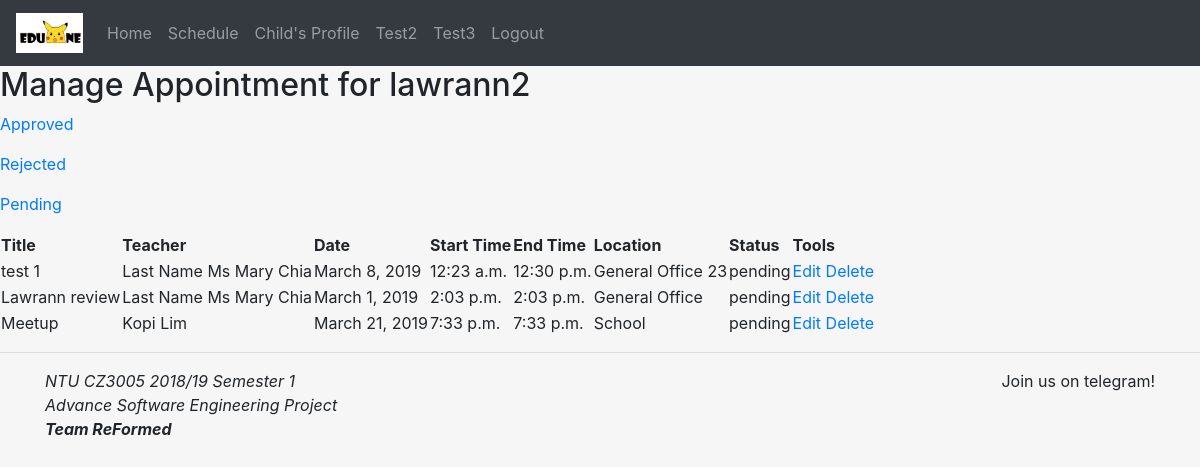
/schedule/appointment-manage/ (signed in), run on an earlier commit of the app's database.
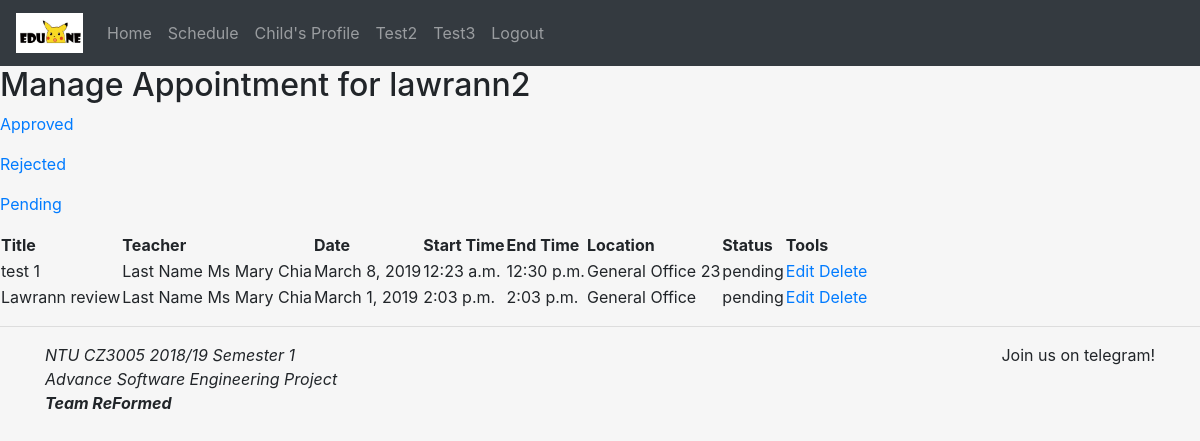
And on a later commit of the database.
### main/models.py (models this page shows, shortened)
class User(AbstractUser):
    is_staff = models.BooleanField('Staff status', default=False)
    is_parent = models.BooleanField('Parent status', default=False)

class Appointment(models.Model):
    eventPlanner = models.ForeignKey(
        'EventPlanner',
        on_delete=models.CASCADE,
    )
    parent = models.ForeignKey(
        'ParentProfile',
        on_delete=models.CASCADE,
    )
    apptTitle = models.CharField(max_length=30)
    apptDescription = models.CharField(max_length=200)
    apptDate = models.DateField()
    apptLocation = models.CharField(max_length=50)
    apptTimeFrom = models.TimeField()
    apptTimeTo = models.TimeField()
    apptStatus = models.CharField(max_length=8, choices=APPOINTMENT_STATUS, default = 'pending')
    apptRejectionReason = models.CharField(max_length=200, default = '-')

class StaffProfile(models.Model):
    user = models.OneToOneField(
        User,
        on_delete=models.CASCADE
    )
    form_class = models.ForeignKey(
        'Class',
        null=True,
        on_delete=models.SET_NULL,
    )
    firstname = models.CharField(max_length=50)
    lastname = models.CharField(max_length=50)
    contact_number = models.CharField(max_length=20)
    def __str__(self):
        return "{} {}".format(self.lastname, self.firstname)

### main/views.py (the view)
# urls.py: path('schedule/appointment-manage/', views.appointment_manage, name='appointment-manage'),
def appointment_manage(request, current='pending'):
	if request.user.is_staff:
		return HttpResponseForbidden()
	event_types = ('approved', 'rejected', 'pending')
	current_user = request.user
	obj = list()
	sp = StaffProfile.objects.all()
	if current not in event_types:
		return redirect('appointment-manage')
	elif current == event_types[0]: #accepted
		for i in Appointment.objects.all():
			if i.parent.user == current_user and i.apptStatus == 'approved':
				obj.append(i)
	elif current == event_types[1]: #rejected
		for i in Appointment.objects.all():
			if i.parent.user == current_user and i.apptStatus == 'rejected':
				obj.append(i)
	elif current == event_types[2]: #pending
		for i in Appointment.objects.all():
			if i.parent.user == current_user and i.apptStatus == 'pending':
				obj.append(i)
	context = {
		'user' : current_user,
		'obj': obj,
		'staffprofilelist': sp,
		'active_page': current #approved rejected pending
	}
	return render(request, 'appointment/appointment_manage.html', context)

### main/templates/appointment/appointment_manage.html (shortened to what this page needs)
{% extends "common/header.html" %}
{% block content %}
    <h2>Manage Appointment for {{ user }}</h2>
    <p><a href="{% url 'appointment-manage' current='approved'%}"> Approved </a><p>
    <p><a href="{% url 'appointment-manage' current='rejected'%}"> Rejected </a><p>
    <p><a href="{% url 'appointment-manage' current='pending' %}"> Pending </a><p>
    {% if active_page == 'pending' %}
        <table>
        <tr>
            <th>Title</th>
            <th>Teacher</th>
            <th>Date</th>
            <th>Start Time</th>
            <th>End Time</th>
            <th>Location</th>
            <th>Status</th>
            <th>Tools</th>
        </tr>
        {% for appointment in obj %}
            {% if user == appointment.parent.user %}
                <tr>
                    <td>{{ appointment.apptTitle }}</td>
                    {% for staff in staffprofilelist %}
                        {% if appointment.eventPlanner.user == staff.user %}
                            <td>{{ staff }}  </td>
                        {% endif %}
                    {% endfor %}
                    <td>{{ appointment.apptDate }}</td>
                    <td>{{ appointment.apptTimeFrom }}</td>
                    <td>{{ appointment.apptTimeTo }}</td>
                    <td>{{ appointment.apptLocation }}</td>
                    <td>{{ appointment.apptStatus }}</td>
                    <td><a href="{% url 'appointment-update' appointment.id %}"> Edit </a> <a href="{% url 'appointment-pending-delete' appointment.id %}"> Delete </a>  </td>
                </tr>
            {% endif %}
        {% endfor %}
        </table>
    {% endif %}
{% endblock %}

### main/templates/common/header.html (shortened to what this page needs)
<!DOCTYPE html>
<html lang="en">
<head>
    {% load staticfiles  %}
    <link rel='stylesheet' href="{% static 'common/css/bootstrap.min.css' %}" type='text/css' />
    <link rel="stylesheet" href="https://cdnjs.cloudflare.com/ajax/libs/font-awesome/4.7.0/css/font-awesome.min.css">
</head>
<body class="body" style="background-color:#f6f6f6">
    <nav class="navbar navbar-expand-md navbar-dark static-top bg-dark">
        <a class="navbar-brand" href="/"><img src="{% static 'logo/eduone.jpeg' %}" width="67" height="40" class="d-inline-block align-top" alt=""></a>
        <ul class="navbar-nav mr-auto">
            <li class="nav-item {% if active_page == 'home' %} active {% endif %}">
                <a class="nav-link" href="{% url 'main-home' %}">Home</a>
            </li>
            <li class="nav-item {% if active_page == 'schedule' %} active {% endif %}">
                <a class="nav-link" href="{% url 'schedule-home' %}">Schedule</a>
            </li>
            {% if user.is_staff %}
            <li>
                <div class="dropdown">
                    <button class="btn btn-default btn-sm dropdown-toggle" type="button" id="studentSettings" data-toggle="dropdown">
                    <a class="nav-link">Student's Settings</a>
                    </button>
                  <div class="dropdown-menu" aria-labelledby="studentSettings">
                    <a class="dropdown-item" href="{% url 'grades-home' %}">Manage Grades</a>
                    <a class="dropdown-item" href="{% url 'performance-home' %}">Comment Performance</a>
                    <a class="dropdown-item" href="{% url 'attendance-home' %}">Take Attendance</a>
                  </div>
                </div>
            </li>
            {% elif user.is_parent %}
            <li>
                <li class="nav-item ">
                    <a class="nav-link" href="{% url 'childs' %}">Child's Profile</a>
                </li>
            </li>
            {% endif  %}
            <li class="nav-item {% if active_page == 'test2' %} active {% endif %}">
                <a class="nav-link" href="/test2">Test2</a>
            </li>
            <li class="nav-item {% if active_page == 'test3' %} active {% endif %}">
                    <a class="nav-link" href="/test3">Test3</a>
            </li>
            <li class="nav-item {% if active_page == 'logout' %} active {% endif %}">
                <a class="nav-link" href="{%url 'logout' %}">Logout</a>
            </li>
        </ul>
    </nav>
    <main role="main">
        {% block content %} {% endblock %}
    </main>
    <hr>
    <footer class="container">
        <div class="row">
            <div class="col">
                <i>NTU CZ3005 2018/19 Semester 1<br>Advance Software Engineering Project<br><b>Team ReFormed</b></i>
            </div>
            <div class="col text-right">
                Join us on telegram!
            </div>
        </div>
    </footer>
</body>
</html>

What changed in the data, as far as the page shows it:
removed Appointment: apptTitle "Meetup", apptDate "March 21, 2019", apptTimeFrom "7:33 p.m.", apptTimeTo "7:33 p.m.", apptLocation "School", apptStatus "pending"
no longer on this page (row unchanged): StaffProfile: lastname+firstname "Kopi Lim", shown under "Meetup"
